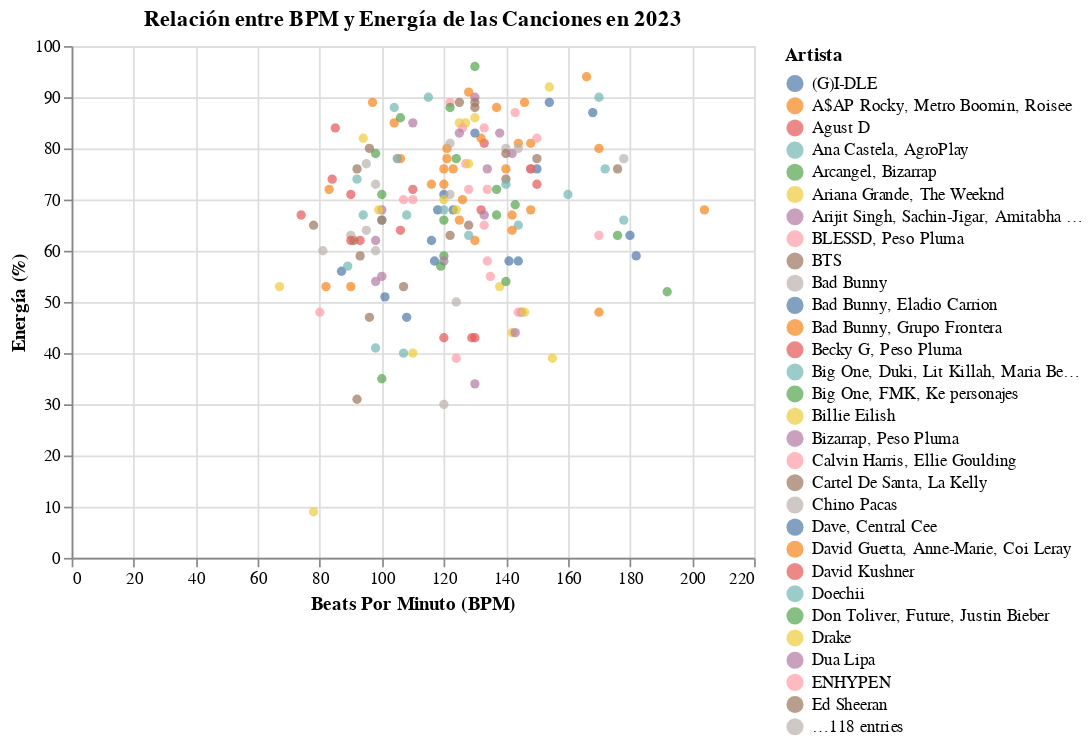

Source (notebook cell):
### Code cell
grafico_circulo = alt.Chart(df).mark_circle().encode(
    x=alt.X('bpm:Q', title='Beats Por Minuto (BPM)'),
    y=alt.Y('energy_%:Q', title='Energía (%)'),
    color=alt.Color('artist(s)_name:N', legend=alt.Legend(title="Artista")),
    tooltip=['track_name', 'artist(s)_name', 'bpm', 'energy_%']
).properties(
    title="Relación entre BPM y Energía de las Canciones en 2023"
)

# Imprimir gráfico de puntos
grafico_circulo

### Figure 1 — Vega-Lite specification as saved in the notebook (floating-point values rounded to 4 significant figures; data arrays with more than 128 entries replaced by an {"elided": "..."} marker saying what was removed)
{"config": {"view": {"continuousWidth": 400, "continuousHeight": 300}}, "data": {"name": "data-7f13b435520b4e40638147ed93ed790a"}, "mark": "circle", "encoding": {"color": {"field": "artist(s)_name", "legend": {"title": "Artista"}, "type": "nominal"}, "tooltip": [{"field": "track_name", "type": "nominal"}, {"field": "artist(s)_name", "type": "nominal"}, {"field": "bpm", "type": "quantitative"}, {"field": "energy_%", "type": "quantitative"}], "x": {"field": "bpm", "title": "Beats Por Minuto (BPM)", "type": "quantitative"}, "y": {"field": "energy_%", "title": "Energía (%)", "type": "quantitative"}}, "title": "Relación entre BPM y Energía de las Canciones en 2023", "$schema": "https://vega.github.io/schema/vega-lite/v4.17.0.json", "datasets": {"data-7f13b435520b4e40638147ed93ed790a": {"elided": "175 records"}}}
